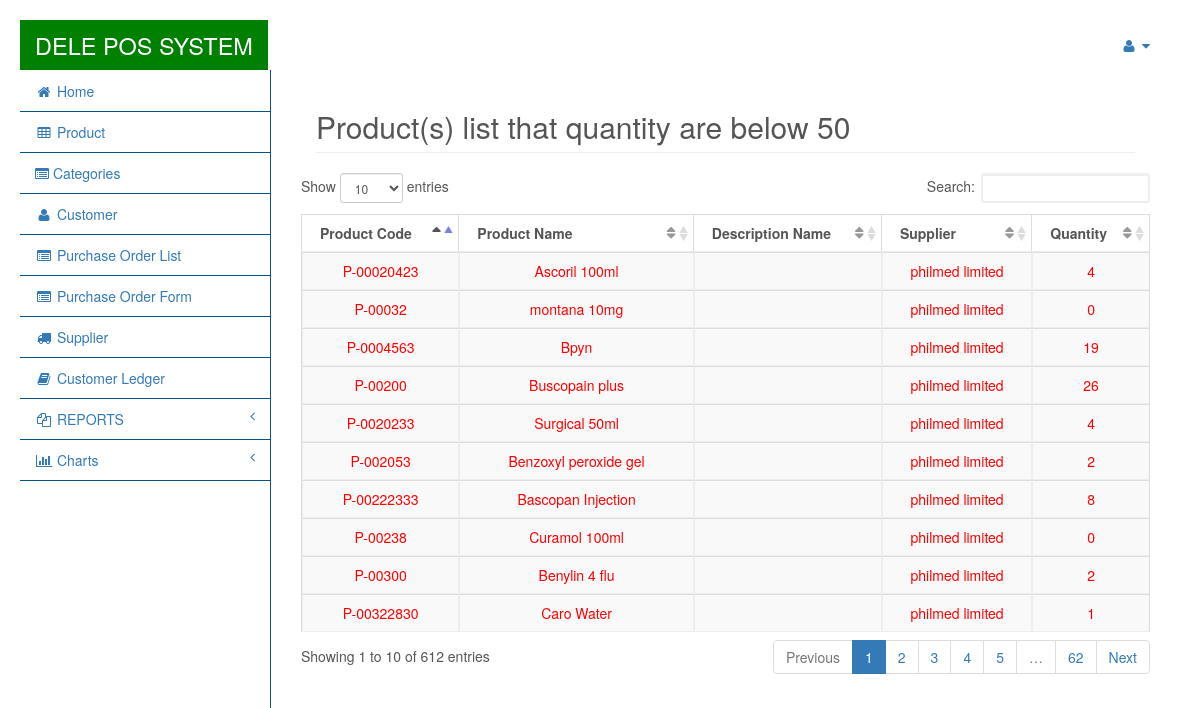
The app's page /pages/view_productqty.php (signed in) with its own data.
### tables this page shows
CREATE TABLE `products` (
  `product_id` int(11) NOT NULL,
  `product_code` varchar(50) NOT NULL,
  `product_name` varchar(100) NOT NULL,
  `description_name` varchar(50) NOT NULL,
  `unit` varchar(15) NOT NULL,
  `cost` varchar(100) NOT NULL,
  `price` varchar(100) NOT NULL,
  `vat` int(250) NOT NULL DEFAULT 0,
  `supplier` varchar(100) NOT NULL,
  `qty_left` int(10) NOT NULL,
  `category` varchar(100) NOT NULL,
  `brand` varchar(250) DEFAULT NULL,
  `date_delivered` varchar(20) NOT NULL,
  `expiration_date` varchar(20) NOT NULL,
  `reorder` varchar(100) NOT NULL DEFAULT '0'
);

CREATE TABLE `supliers` (
  `suplier_id` int(11) NOT NULL,
  `suplier_name` varchar(100) NOT NULL,
  `suplier_address` varchar(100) NOT NULL,
  `suplier_contact` varchar(100) NOT NULL,
  `contact_person` varchar(100) NOT NULL,
  `status` int(50) DEFAULT NULL
);

### pages/view_productqty.php (the view, shortened to what this page needs)
<body>
    <?php include('navfixed.php');?>
    <div id="page-wrapper">
        <div class="container-fluid">
            <div class="row">
                <div class="col-lg-12">
                    <h2 class="page-header">Product(s) list that quantity are below 50</h2>
                </div>
                <table width="100%" class="table table-striped table-bordered table-hover" id="dataTables-example">
                    <thead>
                        <tr>
                            <th > Product Code </th>
                            <th > Product Name </th>
                            <th > Description Name </th>
                            <th > Supplier </th>
                            <th > Quantity </th>
                        </tr>
                    </thead>
                    <tbody>
                      <?php
                      include('connect.php');
                      $result = $db->prepare("SELECT * FROM products,supliers where products.supplier=supliers.suplier_id && qty_left < 50 ORDER BY product_id DESC");
                      $result->execute();
                      for($i=0; $row = $result->fetch(); $i++){
                        ?>
                        <tr class="record">
                            <td><font style="color:red;"><?php echo $row['product_code']; ?></td>
                            <td><font style="color:red;"><?php echo $row['product_name']; ?></td>
                            <td><font style="color:red;"><?php echo $row['description_name']; ?></td>
                            <td><font style="color:red;"><?php echo $row['suplier_name']; ?></td>
                            <td><font style="color:red;"><?php echo $row['qty_left']; ?></td>
                        </tr>
                        <?php
                    }
                    ?>
                </tbody>
            </table>
        </div>
    </div>
</body>
</html>

### pages/build/css/demo.css (style rules this page uses)
* { box-sizing: border-box; -moz-box-sizing: border-box; }
body { margin: 20px; font-size: 14px; font-family: "Helvetica Neue",Helvetica,Arial,sans-serif; color: #555; }

### pages/css/custom.css (style rules this page uses)
body { background: url(../../custom/images/background.jpg); background-repeat: no-repeat; background-size: cover; }
table.dataTable thead th, table.dataTable thead td, table.dataTable.no-footer { border-bottom: 1px solid #eee; }
table.dataTable tbody td { padding: 8px 18px; border-bottom: solid 1px #eee; background-color: #f9f9f9; border-right: solid 1px #eee; border-left: solid 1px #eee; text-align: center; }
table.dataTable.no-footer { border-bottom: none; }

### records on screen
products: product_code "P-002053", product_name "Benzoxyl peroxide gel", supliers.suplier_name "philmed limited", qty_left "2"
products: product_code "P-00322830", product_name "Caro Water", supliers.suplier_name "philmed limited", qty_left "1"
products: product_code "P-0004563", product_name "Bpyn", supliers.suplier_name "philmed limited", qty_left "19"
products: product_code "P-00222333", product_name "Bascopan Injection", supliers.suplier_name "philmed limited", qty_left "8"
products: product_code "P-00238", product_name "Curamol 100ml", supliers.suplier_name "philmed limited", qty_left "0"
products: product_code "P-00200", product_name "Buscopain plus", supliers.suplier_name "philmed limited", qty_left "26"
products: product_code "P-00020423", product_name "Ascoril 100ml", supliers.suplier_name "philmed limited", qty_left "4"
products: product_code "P-00300", product_name "Benylin 4 flu", supliers.suplier_name "philmed limited", qty_left "2"
products: product_code "P-0020233", product_name "Surgical 50ml", supliers.suplier_name "philmed limited", qty_left "4"
products: product_code "P-00032", product_name "montana 10mg", supliers.suplier_name "philmed limited", qty_left "0"
